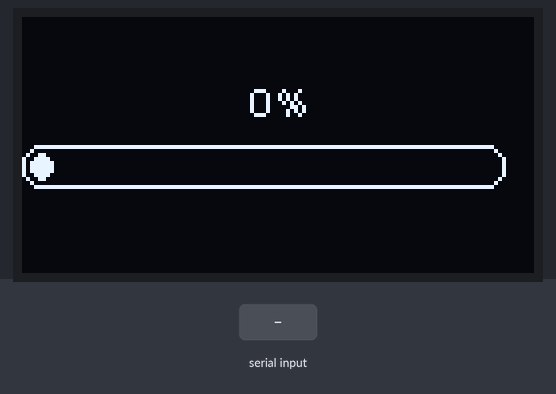
The sketch below on a simulated ESP32. Shown: 128×64 one-colour display. Inputs (shaded band) come from the test bench. The modem accepts every AT command (registered, SIM ready, sends succeed) and sends nothing else; what the sketch prints to the serial monitor is not drawn.

Above: at 1.1 s.
At 6.8 s:
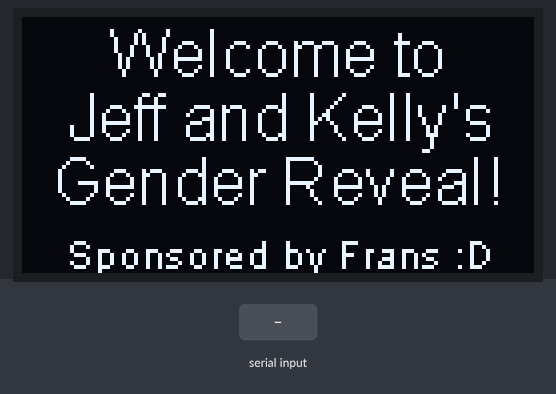
6.9 s: "+RCV" received over the second serial link
At 9.1 s:
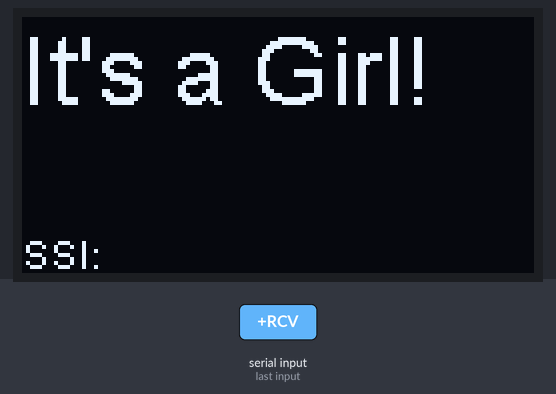
9.4 s: "B" received over the second serial link
11.9 s: "1" received over the second serial link
Timing chart, 0 to 14.9 s (numbered marks = the images above; inputs shaded):
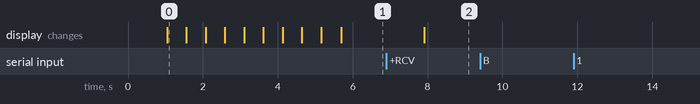

The sketch:

Receiver_withOLED.ino
```cpp
#include "Arduino.h"
#include "heltec.h"
#include "lora_config.h"


String received = "FRESH";
void setup() {


  Serial.begin(115200);
  delay(1000);
  Heltec.begin(true /*DisplayEnable Enable*/, false /*LoRa Disable*/, false /*Serial Enable*/);
  Serial2.begin(115200, SERIAL_8N1, RXD2, TXD2);
  loraSetup();
  Serial.println("Loopback program started");
  Heltec.display->clear();
  Heltec.display->setTextAlignment(TEXT_ALIGN_CENTER);
  Heltec.display->setFont(ArialMT_Plain_16);
  Heltec.display->drawString(64, 0, "Welcome to");
  Heltec.display->drawString(64, 16, "Jeff and Kelly's");
  Heltec.display->drawString(64, 32, "Gender Reveal!");
  Heltec.display->display();

  //Sponsored by text block
  Heltec.display->setFont(ArialMT_Plain_10);
  Heltec.display->drawString(64, 53, "Sponsored by Frans :D");
  Heltec.display->display();


}

void writeMessage(String message){
  Serial.println("Displaying: "+message);
  Heltec.display->clear();
  Heltec.display->setTextAlignment(TEXT_ALIGN_LEFT);
  Heltec.display->setFont(ArialMT_Plain_24);
//  Heltec.display->drawString(0, 0, "It's a "+message.substring(9,13));

  // I wrote this entire stupid logic block
  // Just to add an exclamation mark at the end
  if(message.substring(11,15).startsWith("B")){
    Heltec.display->drawString(0, 0, "It's a Boy!");
  } else {
    Heltec.display->drawString(0,0, "It's a Girl!");
  }
  Heltec.display->setFont(ArialMT_Plain_10);
  Heltec.display->drawString(0, 53, "SSI: "+message.substring(16,19));
  Heltec.display->display();
}

void loop() {

  if(Serial.available()){
    Serial2.print(Serial.readString()+"\r\n");
  }
  if(Serial2.available()){
    received = Serial2.readString();
    Serial.print(received);
    if(received.startsWith("+RCV")){
      writeMessage(received);
      Serial.print(received);
    }
  }
}
```

oled_functions.ino
```cpp
void drawProgressBar(int progress) {

  Heltec.display->clear();
  // draw the progress bar
  Heltec.display->drawProgressBar(0, 32, 120, 10, progress);

  // draw the percentage as String
  Heltec.display->setTextAlignment(TEXT_ALIGN_CENTER);
  Heltec.display->drawString(64, 15, String(progress) + "%");
  Heltec.display->display();
}
```

lora_config.h
```cpp
// Pins
#define RXD2 19
#define TXD2 22

// RYLR Config Variables
#define loraMode 0
#define baud 115200
#define spread 12
#define bandwith 7
#define codingRate 1
#define preamble 4
#define band 915000000
#define address 124 // Unique
#define networkID 13 // Unique
#define cpin "10000000000000000000000000000004" //Unique
#define crfop "15"
```

lora_config.ino
```cpp
void loraSetup(){
  drawProgressBar(0);
  //1
  Serial2.println("AT\r\n");
  delay(500);
  drawProgressBar(round((100/9)*1));

  //2
  Serial2.println("AT+MODE=" + String(loraMode) + "\r\n");
  delay(500);
  drawProgressBar(round((100/9)*2));

  //3
  Serial2.println("AT+IPR=" + String(baud) + "\r\n");
  delay(500);
  drawProgressBar(round((100/9)*3));

  //4
  Serial2.println("AT+PARAMETER=" + String(spread) + "," + String(bandwith) + "," + String(codingRate) + "," + String(preamble) + "\r\n");
  delay(500);
  drawProgressBar(round((100/9)*4));

  //5
  Serial2.println("AT+BAND=" + String(band) + "\r\n");
  delay(500);
  drawProgressBar(round((100/9)*5));

  //6
  Serial2.println("AT+ADDRESS=" + String(address) + "\r\n");
  delay(500);
  drawProgressBar(round((100/9)*6));

  //7
  Serial2.println("AT+NETWORKID=" + String(networkID) + "\r\n");
  delay(500);
  drawProgressBar(round((100/9)*7));

  //8
  Serial2.print("AT+CPIN=" + String(cpin) + "\r\n");
  delay(500);
  drawProgressBar(round((100/9)*8));

  //9
  Serial2.println("AT+CRFOP=" + String(crfop) + "\r\n");
  delay(500);
  drawProgressBar(round((100/9)*9));
}
```

Measured:
- after the input at 6.9 s, the display: changes after 1.0 s (image 2)
- after the input at 9.4 s, every drawn part: stays the same
- after the input at 11.9 s, every drawn part: stays the same
- what the display in image 0 shows lasts 0.6 s, from 1.0 s to 1.6 s
